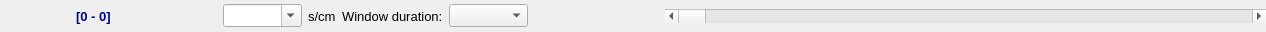
<?xml version="1.0" encoding="UTF-8"?>
<ui version="4.0">
 <class>AwNavigationBarClass</class>
 <widget class="QWidget" name="AwNavigationBarClass">
  <property name="geometry">
   <rect>
    <x>0</x>
    <y>0</y>
    <width>1266</width>
    <height>32</height>
   </rect>
  </property>
  <property name="minimumSize">
   <size>
    <width>0</width>
    <height>0</height>
   </size>
  </property>
  <property name="maximumSize">
   <size>
    <width>16777215</width>
    <height>16777215</height>
   </size>
  </property>
  <property name="font">
   <font>
    <family>MS Shell Dlg 2</family>
    <pointsize>10</pointsize>
   </font>
  </property>
  <property name="windowTitle">
   <string>AwNavigationBar</string>
  </property>
  <layout class="QHBoxLayout" name="horizontalLayout" stretch="0,0,0,0,0,0,0,0,0,0,0,0,0,0,0,1">
   <property name="leftMargin">
    <number>0</number>
   </property>
   <property name="topMargin">
    <number>0</number>
   </property>
   <property name="rightMargin">
    <number>0</number>
   </property>
   <property name="bottomMargin">
    <number>0</number>
   </property>
   <item>
    <widget class="QPushButton" name="buttonStart">
     <property name="sizePolicy">
      <sizepolicy hsizetype="Fixed" vsizetype="Fixed">
       <horstretch>32</horstretch>
       <verstretch>32</verstretch>
      </sizepolicy>
     </property>
     <property name="minimumSize">
      <size>
       <width>32</width>
       <height>32</height>
      </size>
     </property>
     <property name="maximumSize">
      <size>
       <width>32</width>
       <height>32</height>
      </size>
     </property>
     <property name="toolTip">
      <string>Beginning of file</string>
     </property>
     <property name="text">
      <string/>
     </property>
     <property name="icon">
      <iconset resource="../../../resources/AnyWave.qrc">
       <normaloff>:/images/start32x32.png</normaloff>:/images/start32x32.png</iconset>
     </property>
     <property name="iconSize">
      <size>
       <width>32</width>
       <height>32</height>
      </size>
     </property>
     <property name="shortcut">
      <string>Shift+Left</string>
     </property>
     <property name="flat">
      <bool>true</bool>
     </property>
    </widget>
   </item>
   <item>
    <widget class="QPushButton" name="buttonPrevious">
     <property name="sizePolicy">
      <sizepolicy hsizetype="Fixed" vsizetype="Fixed">
       <horstretch>32</horstretch>
       <verstretch>32</verstretch>
      </sizepolicy>
     </property>
     <property name="minimumSize">
      <size>
       <width>32</width>
       <height>32</height>
      </size>
     </property>
     <property name="maximumSize">
      <size>
       <width>32</width>
       <height>32</height>
      </size>
     </property>
     <property name="toolTip">
      <string>One page backward</string>
     </property>
     <property name="text">
      <string/>
     </property>
     <property name="icon">
      <iconset resource="../../../resources/AnyWave.qrc">
       <normaloff>:/images/back32x32.png</normaloff>:/images/back32x32.png</iconset>
     </property>
     <property name="iconSize">
      <size>
       <width>32</width>
       <height>32</height>
      </size>
     </property>
     <property name="flat">
      <bool>true</bool>
     </property>
    </widget>
   </item>
   <item>
    <widget class="QLabel" name="labelTime">
     <property name="sizePolicy">
      <sizepolicy hsizetype="Preferred" vsizetype="Preferred">
       <horstretch>0</horstretch>
       <verstretch>0</verstretch>
      </sizepolicy>
     </property>
     <property name="font">
      <font>
       <family>MS Shell Dlg 2</family>
       <pointsize>10</pointsize>
       <weight>75</weight>
       <italic>false</italic>
       <bold>true</bold>
      </font>
     </property>
     <property name="toolTip">
      <string/>
     </property>
     <property name="styleSheet">
      <string notr="true">color : darkblue;
font : bold;</string>
     </property>
     <property name="text">
      <string>[0 - 0]</string>
     </property>
     <property name="scaledContents">
      <bool>true</bool>
     </property>
    </widget>
   </item>
   <item>
    <widget class="QLabel" name="labelnChannels">
     <property name="sizePolicy">
      <sizepolicy hsizetype="Preferred" vsizetype="Preferred">
       <horstretch>0</horstretch>
       <verstretch>0</verstretch>
      </sizepolicy>
     </property>
     <property name="font">
      <font>
       <family>Arial</family>
       <pointsize>11</pointsize>
       <weight>50</weight>
       <italic>false</italic>
       <bold>false</bold>
      </font>
     </property>
     <property name="styleSheet">
      <string notr="true">color : blue;</string>
     </property>
     <property name="text">
      <string/>
     </property>
     <property name="scaledContents">
      <bool>true</bool>
     </property>
    </widget>
   </item>
   <item>
    <widget class="QLabel" name="labelnSelectedChannels">
     <property name="sizePolicy">
      <sizepolicy hsizetype="Preferred" vsizetype="Preferred">
       <horstretch>0</horstretch>
       <verstretch>0</verstretch>
      </sizepolicy>
     </property>
     <property name="font">
      <font>
       <family>Arial</family>
       <pointsize>11</pointsize>
      </font>
     </property>
     <property name="styleSheet">
      <string notr="true">color : red;</string>
     </property>
     <property name="text">
      <string/>
     </property>
    </widget>
   </item>
   <item>
    <widget class="QPushButton" name="buttonForward">
     <property name="sizePolicy">
      <sizepolicy hsizetype="Fixed" vsizetype="Fixed">
       <horstretch>32</horstretch>
       <verstretch>32</verstretch>
      </sizepolicy>
     </property>
     <property name="minimumSize">
      <size>
       <width>32</width>
       <height>32</height>
      </size>
     </property>
     <property name="maximumSize">
      <size>
       <width>32</width>
       <height>32</height>
      </size>
     </property>
     <property name="toolTip">
      <string>Go one page ahead </string>
     </property>
     <property name="text">
      <string/>
     </property>
     <property name="icon">
      <iconset resource="../../../resources/AnyWave.qrc">
       <normaloff>:/images/fwd32x32.png</normaloff>:/images/fwd32x32.png</iconset>
     </property>
     <property name="iconSize">
      <size>
       <width>32</width>
       <height>32</height>
      </size>
     </property>
     <property name="flat">
      <bool>true</bool>
     </property>
    </widget>
   </item>
   <item>
    <widget class="QPushButton" name="buttonEnd">
     <property name="sizePolicy">
      <sizepolicy hsizetype="Fixed" vsizetype="Fixed">
       <horstretch>32</horstretch>
       <verstretch>32</verstretch>
      </sizepolicy>
     </property>
     <property name="minimumSize">
      <size>
       <width>32</width>
       <height>32</height>
      </size>
     </property>
     <property name="maximumSize">
      <size>
       <width>32</width>
       <height>32</height>
      </size>
     </property>
     <property name="toolTip">
      <string>End of file</string>
     </property>
     <property name="text">
      <string/>
     </property>
     <property name="icon">
      <iconset resource="../../../resources/AnyWave.qrc">
       <normaloff>:/images/end32x32.png</normaloff>:/images/end32x32.png</iconset>
     </property>
     <property name="iconSize">
      <size>
       <width>32</width>
       <height>32</height>
      </size>
     </property>
     <property name="shortcut">
      <string>Shift+Right</string>
     </property>
     <property name="flat">
      <bool>true</bool>
     </property>
    </widget>
   </item>
   <item>
    <widget class="QComboBox" name="comboSecsPerCm">
     <property name="toolTip">
      <string>The time scale. Can be modified manually</string>
     </property>
     <property name="toolTipDuration">
      <number>-1</number>
     </property>
     <property name="editable">
      <bool>true</bool>
     </property>
     <property name="currentIndex">
      <number>-1</number>
     </property>
     <property name="sizeAdjustPolicy">
      <enum>QComboBox::AdjustToContents</enum>
     </property>
    </widget>
   </item>
   <item>
    <widget class="QLabel" name="labelSecsPerCm">
     <property name="text">
      <string>s/cm</string>
     </property>
    </widget>
   </item>
   <item>
    <widget class="QLabel" name="labelFixedDuration">
     <property name="text">
      <string>Window duration:</string>
     </property>
    </widget>
   </item>
   <item>
    <widget class="QComboBox" name="comboPageDuration"/>
   </item>
   <item>
    <widget class="AwAmplitudeWidget" name="widgetGains" native="true"/>
   </item>
   <item>
    <widget class="QPushButton" name="buttonViewSettings">
     <property name="sizePolicy">
      <sizepolicy hsizetype="Fixed" vsizetype="Fixed">
       <horstretch>32</horstretch>
       <verstretch>32</verstretch>
      </sizepolicy>
     </property>
     <property name="minimumSize">
      <size>
       <width>32</width>
       <height>32</height>
      </size>
     </property>
     <property name="maximumSize">
      <size>
       <width>32</width>
       <height>32</height>
      </size>
     </property>
     <property name="toolTip">
      <string>Click here to edit display options</string>
     </property>
     <property name="text">
      <string/>
     </property>
     <property name="icon">
      <iconset resource="../../../resources/AnyWave.qrc">
       <normaloff>:/images/ox_eye_32.png</normaloff>:/images/ox_eye_32.png</iconset>
     </property>
     <property name="iconSize">
      <size>
       <width>32</width>
       <height>32</height>
      </size>
     </property>
     <property name="flat">
      <bool>true</bool>
     </property>
    </widget>
   </item>
   <item>
    <widget class="QPushButton" name="buttonMarker">
     <property name="text">
      <string/>
     </property>
     <property name="icon">
      <iconset resource="../../../resources/AnyWave.qrc">
       <normaloff>:/images/edit-24x24.png</normaloff>:/images/edit-24x24.png</iconset>
     </property>
     <property name="iconSize">
      <size>
       <width>24</width>
       <height>24</height>
      </size>
     </property>
     <property name="flat">
      <bool>true</bool>
     </property>
    </widget>
   </item>
   <item>
    <widget class="QPushButton" name="buttonFilter">
     <property name="sizePolicy">
      <sizepolicy hsizetype="Preferred" vsizetype="Fixed">
       <horstretch>32</horstretch>
       <verstretch>32</verstretch>
      </sizepolicy>
     </property>
     <property name="maximumSize">
      <size>
       <width>32</width>
       <height>32</height>
      </size>
     </property>
     <property name="toolTip">
      <string>Open Filter Settings UI</string>
     </property>
     <property name="text">
      <string/>
     </property>
     <property name="icon">
      <iconset resource="../../../resources/AnyWave.qrc">
       <normaloff>:/images/ox_view_filter_32.png</normaloff>:/images/ox_view_filter_32.png</iconset>
     </property>
     <property name="iconSize">
      <size>
       <width>32</width>
       <height>32</height>
      </size>
     </property>
     <property name="flat">
      <bool>true</bool>
     </property>
    </widget>
   </item>
   <item>
    <widget class="QScrollBar" name="horizontalScrollBar">
     <property name="sizePolicy">
      <sizepolicy hsizetype="Expanding" vsizetype="Fixed">
       <horstretch>0</horstretch>
       <verstretch>0</verstretch>
      </sizepolicy>
     </property>
     <property name="toolTip">
      <string>Navigate through the file</string>
     </property>
     <property name="maximum">
      <number>999999999</number>
     </property>
     <property name="sliderPosition">
      <number>0</number>
     </property>
     <property name="tracking">
      <bool>false</bool>
     </property>
     <property name="orientation">
      <enum>Qt::Horizontal</enum>
     </property>
    </widget>
   </item>
  </layout>
 </widget>
 <layoutdefault spacing="6" margin="11"/>
 <customwidgets>
  <customwidget>
   <class>AwAmplitudeWidget</class>
   <extends>QWidget</extends>
   <header location="global">widget/AwAmplitudeWidget.h</header>
   <container>1</container>
  </customwidget>
 </customwidgets>
 <resources>
  <include location="../../../resources/AnyWave.qrc"/>
 </resources>
 <connections/>
</ui>
